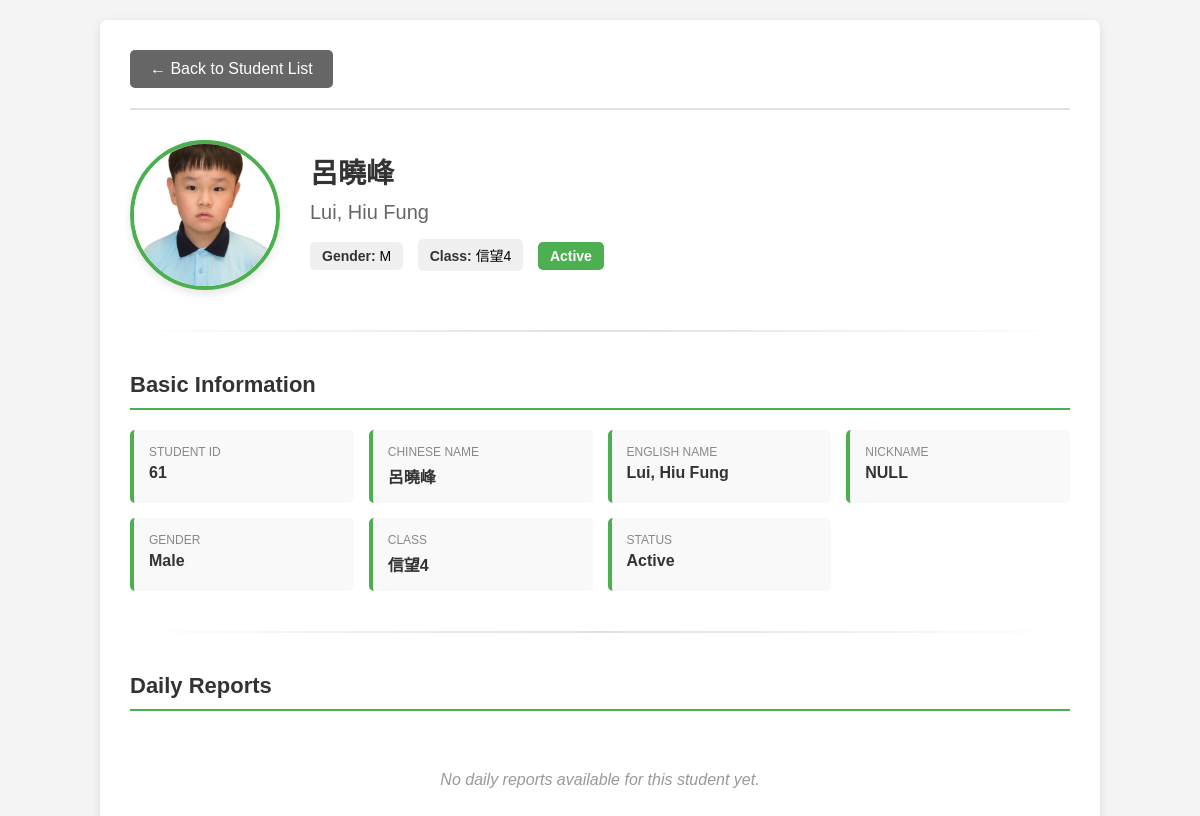
The page /student_details.php?id=61 on the database its author committed.
### tables this page shows
CREATE TABLE IF NOT EXISTS `students` (
  `id` int(11) NOT NULL AUTO_INCREMENT,
  `name_chi` varchar(100) NOT NULL COMMENT 'Chinese Name',
  `name_eng` varchar(100) NOT NULL COMMENT 'English Name',
  `nickname` varchar(50) DEFAULT NULL,
  `gender` enum('M','F') NOT NULL,
  `class` varchar(50) DEFAULT NULL COMMENT 'Class/Group',
  `status` enum('Active','Inactive','Graduated') DEFAULT 'Active',
  `image_path` varchar(255) DEFAULT NULL COMMENT 'Path to student image',
  PRIMARY KEY (`id`)
);

### db/students.php (called while the page is built, shortened)
<?php
require_once __DIR__ . '/connection.php';
class Students {
    private $conn;
    public function __construct() {
        $this->conn = getDB();
    }
    public function getById($id) {
        $id = (int)$id;
        $sql = "SELECT * FROM students WHERE id = $id";
        $result = $this->conn->query($sql);
        if ($result && $result->num_rows > 0) {
            return $result->fetch_assoc();
        }
        return null;
    }
}
?>

### db/connection.php (called while the page is built, shortened)
<?php
class Database {
    private static $instance = null;
    private $conn;
    private function __construct() {
        try {
            $this->conn = new mysqli(DB_HOST, DB_USER, DB_PASS, DB_NAME, DB_PORT);
            $this->conn->set_charset(DB_CHARSET);
        } catch (Exception $e) {
            die("Database connection error: " . $e->getMessage());
        }
    }
    public static function getInstance() {
        if (self::$instance === null) {
            self::$instance = new Database();
        }
        return self::$instance;
    }
    public function getConnection() {
        return $this->conn;
    }
}
function getDB() {
    return Database::getInstance()->getConnection();
}
?>

### student_details.php (the view, shortened to what this page needs)
<?php
require_once 'db/students.php';
require_once 'db/connection.php';
$studentId = isset($_GET['id']) ? intval($_GET['id']) : 0;
$studentsObj = new Students();
$student = $studentsObj->getById($studentId);
$sections = [
    'basic_info' => true,
    'daily_reports' => true,
];
?>
<!DOCTYPE html>
<html lang="en">
<head>
</head>
<body>
    <div class="container">
        <div class="header">
            <a href="students_list.php" class="back-btn">← Back to Student List</a>
        </div>
        <div class="student-header">
            <?php if (!empty($student['image_path']) && file_exists($student['image_path'])): ?>
                <img src="<?php echo htmlspecialchars($student['image_path']); ?>"
                     alt="<?php echo htmlspecialchars($student['name_chi']); ?>"
                     class="student-photo">
            <?php else: ?>
                <div class="no-photo">No Photo</div>
            <?php endif; ?>
            <div class="student-info-header">
                <h1 class="student-name"><?php echo htmlspecialchars($student['name_chi']); ?></h1>
                <p class="student-name-eng"><?php echo htmlspecialchars($student['name_eng']); ?></p>
                <div>
                    <span class="info-badge"><strong>Gender:</strong> <?php echo htmlspecialchars($student['gender']); ?></span>
                    <span class="info-badge"><strong>Class:</strong> <?php echo htmlspecialchars($student['class'] ?? 'N/A'); ?></span>
                    <span class="status-badge <?php echo strtolower($student['status']); ?>">
                        <?php echo htmlspecialchars($student['status']); ?>
                    </span>
                </div>
            </div>
        </div>
        <div class="section-divider"></div>
        <?php
        if ($sections['basic_info']):
            include 'sections/student_basic_info.php';
        endif;
        if ($sections['daily_reports']):
            include 'sections/student_daily_reports.php';
        endif;
        ?>
    </div>
</body>
</html>

### sections/student_basic_info.php
<div class="section">
    <h2 class="section-title">Basic Information</h2>
    <div class="info-grid">
        <div class="info-item">
            <div class="info-label">Student ID</div>
            <div class="info-value"><?php echo htmlspecialchars($student['id']); ?></div>
        </div>
        <div class="info-item">
            <div class="info-label">Chinese Name</div>
            <div class="info-value"><?php echo htmlspecialchars($student['name_chi']); ?></div>
        </div>
        <div class="info-item">
            <div class="info-label">English Name</div>
            <div class="info-value"><?php echo htmlspecialchars($student['name_eng']); ?></div>
        </div>
        <div class="info-item">
            <div class="info-label">Nickname</div>
            <div class="info-value"><?php echo htmlspecialchars($student['nickname'] ?? 'N/A'); ?></div>
        </div>
        <div class="info-item">
            <div class="info-label">Gender</div>
            <div class="info-value"><?php echo $student['gender'] === 'M' ? 'Male' : 'Female'; ?></div>
        </div>
        <div class="info-item">
            <div class="info-label">Class</div>
            <div class="info-value"><?php echo htmlspecialchars($student['class'] ?? 'N/A'); ?></div>
        </div>
        <div class="info-item">
            <div class="info-label">Status</div>
            <div class="info-value"><?php echo htmlspecialchars($student['status']); ?></div>
        </div>
    </div>
</div>
<div class="section-divider"></div>

### student_details.php (style rules this page uses)
* { margin: 0; padding: 0; box-sizing: border-box; }
body { font-family: Arial, sans-serif; background-color: #f4f4f4; padding: 20px; }
.container { max-width: 1000px; margin: 0 auto; background: white; padding: 30px; border-radius: 8px; box-shadow: 0 2px 10px rgba(0,0,0,0.1); }
.header { display: flex; justify-content: space-between; align-items: center; margin-bottom: 30px; padding-bottom: 20px; border-bottom: 2px solid #e0e0e0; }
.back-btn { display: inline-block; padding: 10px 20px; background-color: #666; color: white; text-decoration: none; border-radius: 5px; transition: background-color 0.3s; }
.student-header { display: flex; align-items: center; gap: 30px; margin-bottom: 30px; }
.student-photo { width: 150px; height: 150px; object-fit: cover; border-radius: 50%; border: 4px solid #4CAF50; box-shadow: 0 4px 8px rgba(0,0,0,0.1); }
.student-info-header { flex: 1; }
.student-name { font-size: 28px; color: #333; margin-bottom: 10px; }
.student-name-eng { font-size: 20px; color: #666; margin-bottom: 15px; }
.info-badge { display: inline-block; padding: 6px 12px; margin-right: 10px; margin-bottom: 8px; background-color: #f0f0f0; border-radius: 5px; font-size: 14px; }
.info-badge strong { color: #333; }
.status-badge { display: inline-block; padding: 6px 12px; border-radius: 5px; font-size: 14px; font-weight: bold; }
.status-badge.active { background-color: #4CAF50; color: white; }
.section { margin-bottom: 30px; }
.section-title { font-size: 22px; color: #333; margin-bottom: 20px; padding-bottom: 10px; border-bottom: 2px solid #4CAF50; }
.info-grid { display: grid; grid-template-columns: repeat(auto-fit, minmax(200px, 1fr)); gap: 15px; margin-bottom: 20px; }
.info-item { padding: 15px; background-color: #f9f9f9; border-radius: 5px; border-left: 4px solid #4CAF50; }
.info-label { font-size: 12px; color: #888; text-transform: uppercase; margin-bottom: 5px; }
.info-value { font-size: 16px; color: #333; font-weight: bold; }
.section-divider { height: 2px; background: linear-gradient(to right, transparent, #e0e0e0, transparent); margin: 40px 0; }

### rows shown on the page
students: image_path (picture), name_chi "呂曉峰", name_eng "Lui, Hiu Fung", gender "M", class "信望4", status "Active", id "61", nickname "NULL"
